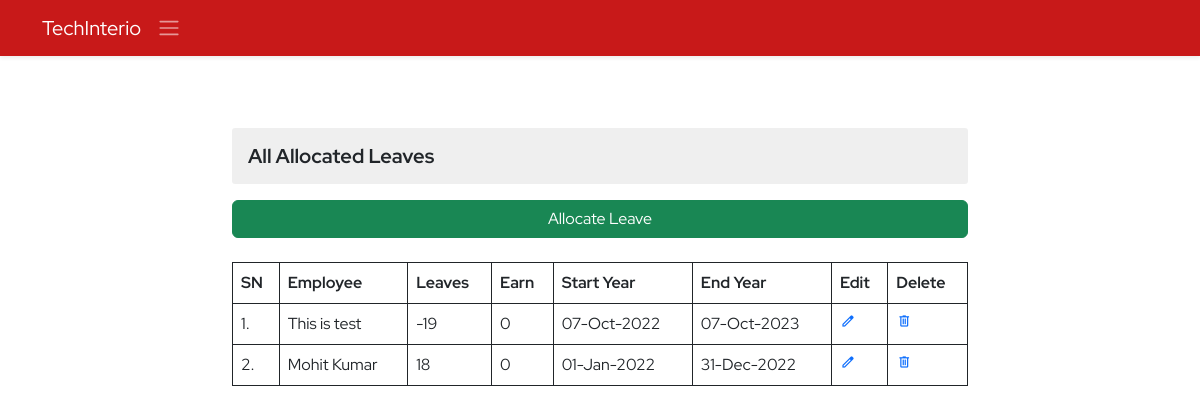
Page /ems/allocated-leaves (signed in) on the earlier database version.
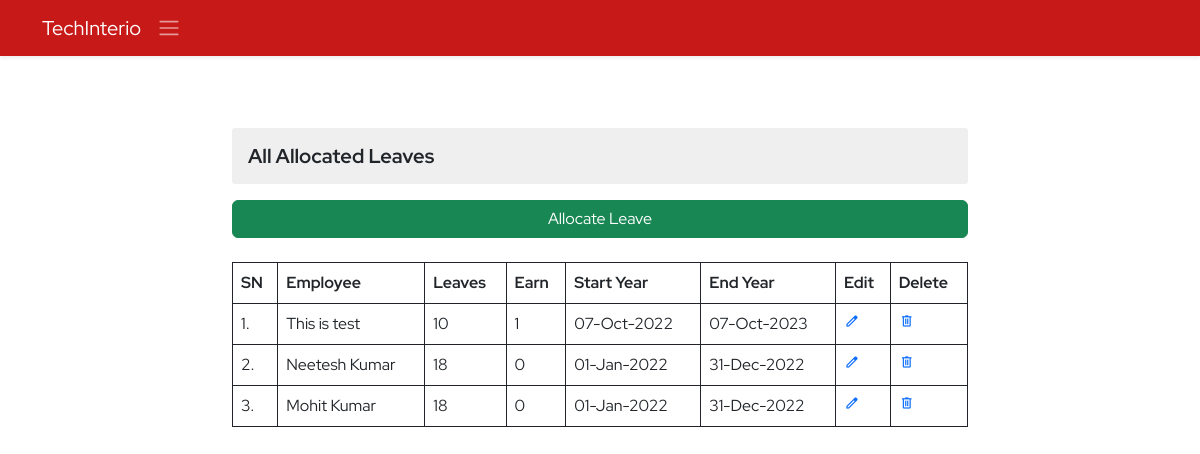
Same page on the later database version.
### ems/models.py (models this page shows, shortened)
class AllocatedLeave(models.Model):
    employee=models.ForeignKey(Employee,on_delete=models.CASCADE)
    allocated=models.IntegerField(default=18)
    earn=models.IntegerField(null=True,blank=True)
    start_date=models.DateField(null=True,blank=True)
    end_date=models.DateField(null=True,blank=True)
    created_at=models.DateTimeField(auto_now_add=True)
    updated_at=models.DateTimeField(auto_now=True)

class Employee(models.Model):
    empid=models.AutoField(primary_key=True)
    employeeid=models.IntegerField(unique=True, null=True, blank=True)
    user=models.OneToOneField(User,on_delete=models.CASCADE)
    name=models.CharField(max_length=50)
    father_name=models.CharField(max_length=50)
    mother_name=models.CharField(max_length=50,null=True,blank=True)
    avtar=models.ImageField(upload_to='employee_profile_images', blank=True , default='profile.jpg')
    dob=models.DateField()
    email=models.EmailField(max_length=100)
    mobile_no=models.IntegerField()
    emergency_mobile_no=models.IntegerField(null=True,blank=True)
    address=models.OneToOneField(Address, on_delete=models.CASCADE,blank=True, null=True,)
    designation=models.CharField(max_length=70,null=True, blank=True)
    role=models.ForeignKey(Role, on_delete=models.SET_NULL,blank=True, null=True,)
    department=models.ForeignKey(Department, on_delete=models.SET_NULL,blank=True, null=True,)
    joining_date=models.DateField(null=True, blank=True)
    status=models.CharField(max_length=15)
    class Meta:
        ordering = ('name',)

### ems/views.py (the view, shortened to what this page needs)
# urls.py: path('allocated-leaves',allocatedLeave,name='allocated-leaves'),
@login_required()
def allocatedLeave(request):
    context={}
    if request.user.is_superuser:
        try:
            employees=Employee.objects.filter(status='Working')
            allocated_leaves=AllocatedLeave.objects.all()
            context['allocated_leaves']=allocated_leaves
            context['employees']=employees
        except Exception as e:
            print('Allocated Leave Exception : ',e)
        return render(request,'ems/allocated_leave.html',context)
    else:
        messages.warning(request,"You don't have access!")
        return redirect('ems:ems')

### ems/templates/ems/allocated_leave.html (shortened to what this page needs)
{% extends './base.html' %}
{% block body %}
<section class="py-5">
    <div class="container">
        <div class="row d-flex align-items-center justify-content-center">
            <div class="col-8">
                <h3 class="my-3 derpartment-title">All Allocated Leaves</h3>
                <div class="d-grid mb-4">
                    <button class="btn btn-success" data-bs-toggle="modal" data-bs-target="#addAppreciation">Allocate
                        Leave</button>
                </div>
                <table class="table table-bordered border-dark">
                    <tr>
                        <th>SN</th>
                        <th>Employee</th>
                        <th>Leaves</th>
                        <th>Earn</th>
                        <th>Start Year</th>
                        <th>End Year</th>
                        <th>Edit</th>
                        <th>Delete</th>
                    </tr>
                    {% for item in allocated_leaves %}
                    <tr>
                        <td>{{forloop.counter}}.</td>
                        <td>{{item.employee.name}}</td>
                        <td>{{item.allocated}}</td>
                        {% if item.earn == None %}
                        <td>0</td>
                        {% else %}
                        <td>{{item.earn}}</td>
                        {% endif %}
                        <td>{{item.start_date | date:'d-M-Y'}}</td>
                        <td>{{item.end_date|date:'d-M-Y'}}</td>
                        <td><a href="#" class="delete" data-bs-toggle="modal"
                                data-bs-target="#editAllocatedLeaveModal" onclick="editAllocateLeave('{{item.id}}','{{item.employee.name}}','{{item.allocated}}','{{item.earn}}','{{item.start_date}}','{{item.end_date}}')"><span
                                    class="material-symbols-outlined">edit</span></a></td>
                        <td><a href="{% url 'ems:allocated-leaves-delete' item.id %}" class="delete"><span class="material-symbols-outlined">delete</span></a></td>
                    </tr>
                    {% endfor %}
            </div>
        </div>
    </div>
</section>
{% endblock body %}

### ems/templates/ems/base.html (shortened to what this page needs)
<!DOCTYPE html>
{% load static %}
<html lang="en">
<head>
    <link href="https://cdn.jsdelivr.net/npm/bootstrap@5.2.0/dist/css/bootstrap.min.css" rel="stylesheet"
>
    <link href='https://unpkg.com/boxicons@2.1.2/css/boxicons.min.css' rel='stylesheet'>
    <link rel="stylesheet" href="{% static 'css/style.css' %}">
</head>
<body>
    <header class="shadow-sm header" >
        <nav class="navbar navbar-expand-lg nav-bg navbar-dark shadow-sm fixed-top">
            <div class="container d-flex align-items-center justify-content-start">
                <a class="navbar-brand" href="{% url 'home:home' %}">TechInterio</a>
                <a class="cursor-pointer float-end active " data-bs-toggle="offcanvas" data-bs-target="#staticBackdrop"
                    aria-controls="staticBackdrop"><span class="navbar-toggler-icon"></span></a>
            </div>
        </nav>
    </header>
    <main class="my-5 pt-3">
        {% block body %}{% endblock body %}
    </main>
</body>
</html>

### static/css/style.css (style rules this page uses)
* { margin: 0; padding: 0; box-sizing: border-box; }
:root { --body-font: 'Red Hat Display', sans-serif; --second-font: 'Kaushan Script', cursive; --biggest-font-size: 2rem; --bigger-font-size: 1.5rem; --big-font-size: 1.25rem; --h1-font-size: 1.5rem; --h2-font-size: 1.25rem; --h3-font-size: 1rem; --normal-font-size: .938rem; --small-font-size: .813rem; --smaller-font-size: .75rem; --font-bold: 700; --font-black: 900; }
@media screen and (min-width: 1024px) { :root { --biggest-font-size: 6rem; --bigger-font-size: 3.5rem; --big-font-size: 2.75rem; --h1-font-size: 2.25rem; --h2-font-size: 1.5rem; --h3-font-size: 1.25rem; --normal-font-size: 1rem; --small-font-size: .875rem; --smaller-font-size: .813rem; --bs-modal-width: 700px; } }
* { box-sizing: border-box; padding: 0; margin: 0; }
html { scroll-behavior: smooth; }
body, button, label, select, input { font-family: var(--body-font); font-size: var(--normal-font-size); }
h1, h2, h3 { font-weight: var(--font-bold); }
a { text-decoration: none; }
.cursor-pointer { cursor: pointer; }
.delete span { font-size: 16px !important; }
.nav-bg { background-color: #c30000e6 !important; }
.derpartment-title { font-size: var(--h3-font-size); background-color: #dadada70; padding: 1rem; border-radius: 3px; }

Differences in the rows shown:
changed AllocatedLeave "07-Oct-2022": allocated "-19" → "10"; earn "0" → "1"
added AllocatedLeave: employee.name "Neetesh Kumar", allocated "18", earn "0", start_date "01-Jan-2022", end_date "31-Dec-2022"
